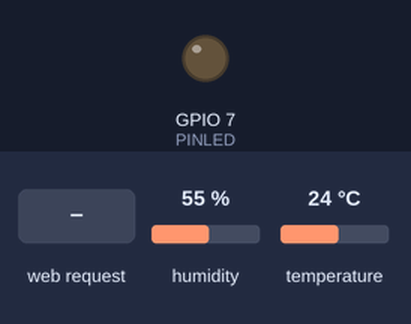
The program below on a simulated ESP32-C3. On the bench: output pins drawn as LEDs (lit = HIGH). The test bench sets the inputs (shaded band); at power-on: humidity 55 %, temperature 24 °C. WiFi joins after 1.5 s; servers stay silent unless stated; storage starts empty; what the program prints to the serial monitor is not drawn.

Above: at 3.7 s.
3.8 s: HTTP request GET /ledon received
At 4.5 s:
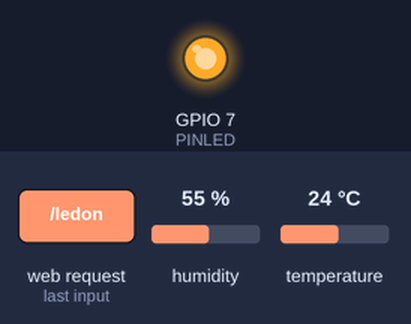
5.3 s: HTTP request GET /ledoff received
At 5.9 s:
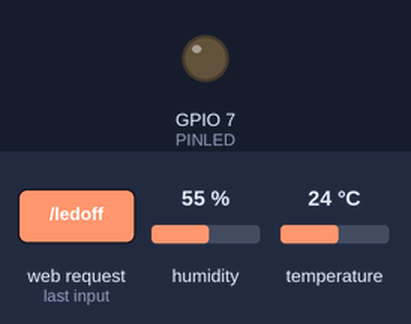
Timing chart, 0 to 8.3 s (numbered marks = the images above; inputs shaded):
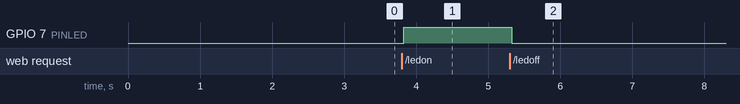

Measured:
- after the input at 3.8 s, GPIO 7 (PINLED): LOW → HIGH at once
- after the input at 5.3 s, GPIO 7 (PINLED): HIGH → LOW at once

The program:

main.cpp
```cpp
/* Exemple d'utilisation d'un IOT sur ESP32
    Mettant en pratique l'utilisation d'un serveur Web Asynchrone sur liaison Wifi
        - Stockage des fichiers Web par SPIFFS
        - MAJ des mesures et commande de la LED en AJAX

        - ON /OFF d'une led à distance
        - Mesure & Visualisation de la température & Humidité au travers d'un capteur DHT20
    Sur la base du travail de Tommy DesRochers: https://tommydesrochers.com/
*/

#include <Arduino.h>

#include <ESPAsyncWebServer.h>
#include <SPIFFS.h>

#include "DHT20.h"

const char *SSID = "Livebox...";
const char *PWD= "yez...waeUhtGGTL";
AsyncWebServer server(80);

const uint8_t PINLED = 7;
uint8_t ledState = LOW;

DHT20 DHT;
float humidity, temperature;

void setup() {
// Initialisation de la liaison série
    Serial.begin(115200);
    delay(1000);
    Serial.println("\n");

// Initialisation de la broche de la LED
    pinMode(PINLED, OUTPUT);
    digitalWrite(PINLED, ledState);

// Initialisation du capteur d'humidité & Température
    DHT.begin(2, 3); // DataPin, ClockPin

// Initialisation du gestionnaire de fichier SPIFFS
    Serial.println("Init SPIFFS\n");
    if ( !SPIFFS.begin() ) {
        Serial.println("Erreur SPIFFS...");
        return;
    }
    Serial.println("Fin Init SPIFFS\n");

// Connexion au WIFI
    Serial.println("Init Wifi\n");
    WiFi.begin(SSID, PWD);
	Serial.print("Tentative de connexion...");

	while(WiFi.status() != WL_CONNECTED) {
        Serial.print(".");
		delay(100);
	}

	Serial.println("\n");
	Serial.println("Connexion etablie!");
	Serial.print("Adresse IP: ");
	Serial.println(WiFi.localIP());

/* Initialisation des différentes page & démarrage du serveur Web
-------------------------------------------------------------------*/

// Page par défaut à la racine
    server.on("/", HTTP_GET, [](AsyncWebServerRequest *request)
    {
        request->send(SPIFFS, "/index.html", "text/html");
    });

// Chemin pour le css
    server.on("/w3.css", HTTP_GET, [](AsyncWebServerRequest *request)
    {
        request->send(SPIFFS, "/w3.css", "text/css");
    });

// Chemin pour le JS
    server.on("/script.js", HTTP_GET, [](AsyncWebServerRequest *request)
    {
        request->send(SPIFFS, "/script.js", "text/javascript");
    });

// MAJ Temperature
    server.on("/retourtemperature", HTTP_GET, [](AsyncWebServerRequest *request)
    {
        String valeur = String(temperature);
        request->send(200, "text/plain", valeur);
    });

// MAJ Humidité
    server.on("/retourhumidity", HTTP_GET, [](AsyncWebServerRequest *request)
    {
        String valeur = String(humidity);
        request->send(200, "text/plain", valeur);
    });

// Allumage de la LED
    server.on("/ledon", HTTP_GET, [](AsyncWebServerRequest *request)
    {
        digitalWrite(PINLED, HIGH);
        request->send(200);
    });

// Extinction de la LED
    server.on("/ledoff", HTTP_GET, [](AsyncWebServerRequest *request)
    {
        digitalWrite(PINLED, LOW);
        request->send(200);
    });

// Démarrage du serveur Web
    server.begin();
    Serial.println("Serveur actif!");
}


void loop() {

    if ( millis() - DHT.lastRead() >= 1000) {
        DHT.read();
        humidity = DHT.getHumidity();
        temperature = DHT.getTemperature();
    }

}
```
